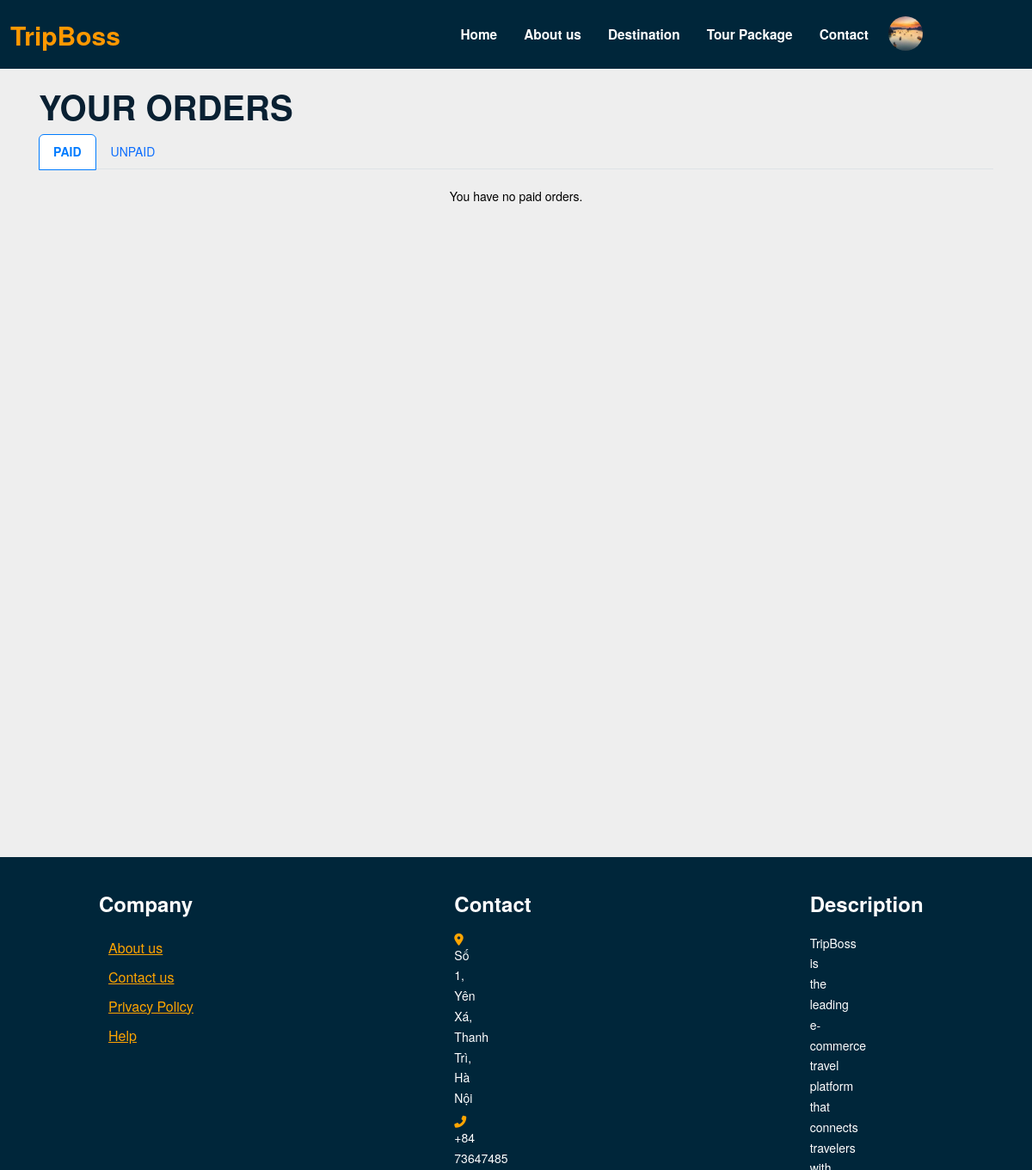
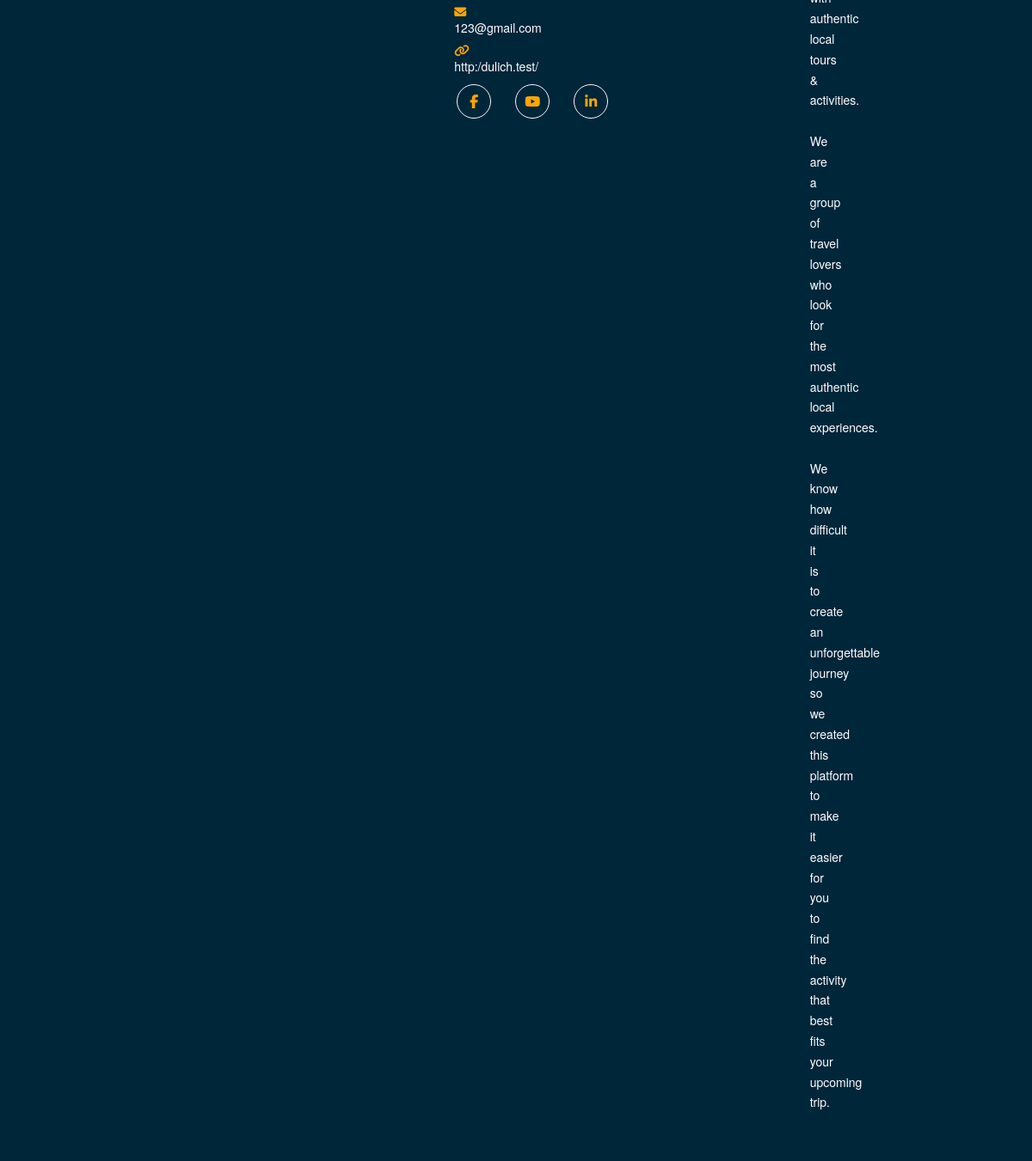
The page /pages/user_orders.php (signed in) on the database its author committed (2 pictures, top to bottom).
### tables this page shows
CREATE TABLE `settings` (
  `id` int NOT NULL,
  `setting_key` varchar(255) NOT NULL,
  `setting_value` text NOT NULL
);

### admin/setting/function.php (called while the page is built, shortened)
<?php
function get_setting($con, $key)
{
    $sql = "SELECT setting_value FROM settings WHERE setting_key = ?";
    $stmt = $con->prepare($sql);
    $stmt->bind_param("s", $key);
    $stmt->execute();
    $result = $stmt->get_result();
    if ($result->num_rows > 0) {
        $row = $result->fetch_assoc();
        return $row['setting_value'];
    } else {
        $stmt->close();
        return "";
    }
}

### pages/user_orders.php (the view, shortened to what this page needs)
<?php
require('/laragon/www/dulich/include/nav.php');
require('/laragon/www/dulich/connection.php');
$paid_orders = [];
?>
<?php require('/laragon/www/dulich/include/Huser_order.php') ?>
<body>
    <div class="container" style="margin-top: 100px;">
        <h1>YOUR ORDERS</h1>
        <ul class="nav nav-tabs" id="orderTabs" role="tablist">
            <li class="nav-item">
                <a class="nav-link active" id="paid-tab" data-toggle="tab" href="#paid" role="tab" aria-controls="paid" aria-selected="true">PAID</a>
            </li>
            <li class="nav-item">
                <a class="nav-link" id="unpaid-tab" data-toggle="tab" href="#unpaid" role="tab" aria-controls="unpaid" aria-selected="false">UNPAID</a>
            </li>
        </ul>
        <div class="tab-content" id="orderTabsContent">
            <div class="tab-pane fade show active" id="paid" role="tabpanel" aria-labelledby="paid-tab">
                <?php if (!empty($paid_orders)) : ?>
                    <?php foreach ($paid_orders as $order) : ?>
                        <div class="order-card">
                            <div class="image-container">
                                <img src="/admin/anh/<?php echo $order['image']; ?>" alt="Tour Image">
                            </div>
                            <div class="order-details">
                                <h5><?php echo $order['tour_name']; ?></h5>
                                <p class="badge badge-info">Order now, use immediately</p>
                                <p class="description" style="text-align:left;"><?php echo $order['description']; ?></p>
                                <p class="order-status" style="text-align:left;
                                <?php
                                    if ($order['status'] == 'Cancelled') {
                                echo 'color: red !important;';
                                } elseif ($order['status'] == 'Complete') {
                                    echo 'color: green !important;';
                                } else {
                                echo 'color: black !important;';
                                }
                                ?>">
                                    Status: <?php echo $order['status']; ?>
                                </p>
                                <div class="order-rating" style="text-align:left;">
                                    <?php
                                    $average_rating = round($order['average_rating'], 1);
                                    for ($i = 1; $i <= 5; $i++) {
                                        if ($i <= $average_rating) {
                                            echo '<i class="fas fa-star"></i>';
                                        } elseif ($i - $average_rating < 1 && $i - $average_rating > 0) {
                                            echo '<i class="fas fa-star-half-alt"></i>';
                                        } else {
                                            echo '<i class="far fa-star"></i>';
                                        }
                                    }
                                    ?>
                                    (<?php echo $average_rating; ?> star)
                                </div>
                                <p class="price2" style="text-align: left;"><?php echo number_format($order['total_price']); ?> ₫</p>
                            </div>
                            <div class="order-actions">
                                <button class="btn btn-primary" onclick="viewOrderDetails(<?php echo $order['booking_id']; ?>)">View Details</button>
                                <button class="btn btn-secondary" onclick="showRateModal(<?php echo $order['tour_id']; ?>)">Evaluate</button>
                            </div>
                        </div>
                    <?php endforeach; ?>
                <?php else : ?>
                    <p>You have no paid orders.</p>
                <?php endif; ?>
            </div>
        </div>
    </div>
    <?php require('/laragon/www/dulich/include/footer.php'); ?>
</body>
</html>

### include/footer.php (shortened to what this page needs)
<?php
require_once '/laragon/www/dulich/connection.php';
require_once '/laragon/www/dulich/admin/setting/function.php';
$newsletter = get_setting($con, 'newsletter');
$facebook_link = get_setting($con, 'facebook_link');
$youtube_link = get_setting($con, 'youtube_link');
$linkedin_link = get_setting($con, 'linkedin_link');
$about_us_text = get_setting($con, 'about_us_text');
$contact_us_text = get_setting($con, 'contact_us_text');
$privacy_policy_text = get_setting($con, 'privacy_policy_text');
$help_text = get_setting($con, 'help_text');
$address = get_setting($con, 'address');
$phone = get_setting($con, 'phone');
$email = get_setting($con, 'email');
$website = get_setting($con, 'website');
?>
<head>
</head>
<body>
    <div class="container-fluid footer">
        <div class="footer-column">
            <h4 class="text-white">Company</h4>
            <a href="" class="btn btn-link" style="color: orange;" name="about_us_link"><?php echo htmlspecialchars($about_us_text); ?></a><br>
            <a href="" class="btn btn-link" style="color: orange;" name="contact_us_link"><?php echo htmlspecialchars($contact_us_text); ?></a><br>
            <a href="" class="btn btn-link" style="color: orange;" name="privacy_policy_link"><?php echo htmlspecialchars($privacy_policy_text); ?></a><br>
            <a href="" class="btn btn-link" style="color: orange;" name="help_link"><?php echo htmlspecialchars($help_text); ?></a>
        </div>
        <div class="footer-column">
            <h4 class="text-white">Contact</h4>
            <p class="mb-2" style="margin-right: 285px; "><i class="fa fa-map-marker-alt me-3" style="color: orange;"></i><?php echo nl2br(htmlspecialchars($address)); ?></p>
            <p class="mb-2" style="margin-right: 280px; "><i class="fa fa-phone-alt me-3" style="color: orange;"></i><?php echo nl2br(htmlspecialchars($phone)); ?></p>
            <p class="mb-2" style="margin-right: 268px;" ><i class="fa fa-envelope me-3" style="color: orange;"></i><?php echo nl2br(htmlspecialchars($email)); ?></p>
            <p class="mb-2" style="margin-right: 268px;"><i class="fa fa-link me-3" style="color: orange;"></i><?php echo nl2br(htmlspecialchars($website)); ?></p>
            <div class="social-icons">
                <a href="<?php echo htmlspecialchars($facebook_link); ?>" class="btn btn-outline-light btn-social">
                    <i class="fab fa-facebook-f"></i>
                </a>
                <a href="<?php echo htmlspecialchars($youtube_link); ?>" class="btn btn-outline-light btn-social">
                    <i class="fab fa-youtube"></i>
                </a>
                <a href="<?php echo htmlspecialchars($linkedin_link); ?>" class="btn btn-outline-light btn-social">
                    <i class="fab fa-linkedin-in"></i>
                </a>
            </div>
        </div>
        <div class="footer-column">
            <h4 class="text-white">Description</h4>
            <p style="margin-right: 315px;"><?php echo nl2br(htmlspecialchars($newsletter)); ?></p>
        </div>
    </div>
</body>
</html>

### assets/css/style.css (style rules this page uses)
body { font-family: Cambria, Cochin, Georgia, Times, 'Times New Roman', serif; line-height: 1.7; color: #516171; }
h1, h2, h3, h4, h5, h6 { font-weight: 600 !important; color: #092032; }
a { color: #092032; text-decoration: none; transition: all 0.4s ease; font-weight: 500; }
body { font-family: 'Arial', sans-serif; margin: 0; padding: 0; }
body { padding-top: 70px; }
.btn { padding: 4px 7px; font-weight: 500; margin-left: 3px; }
.container { width: 100%; padding-right: 15px; padding-left: 15px; margin-right: auto; margin-left: auto; }
html, body { position: relative; height: 100%; }
body { background: #eee; font-family: Helvetica Neue, Helvetica, Arial, sans-serif; font-size: 14px; color: #000; margin: 0; padding: 0; }

### assets/css/des.css (style rules this page uses)
body { font-family: Arial, sans-serif; }

### assets/css/user_orders.css (style rules this page uses)
.tab-content>.tab-pane { padding-top: 20px; }
.nav-tabs .nav-link.active { font-weight: bold; color: #007bff !important; border-color: #007bff !important; }
div#orderTabsContent { height: 100vh; overflow-y: auto; }

### assets/css/wishlist.css (style rules this page uses)
p { text-align: center; }

### assets/css/tour_detail.css (style rules this page uses)
.container { position: relative; z-index: 1; }

### include/Huser_order.php (style rules this page uses)
.tab-content>.tab-pane { padding-top: 20px; }
.nav-tabs .nav-link.active { font-weight: bold; color: #007bff !important; border-color: #007bff !important; }
div#orderTabsContent { height: 100vh; overflow-y: auto; }

### include/footer.php (style rules this page uses)
.footer { width: 100%; background-color: #00263A; color: #fff; padding: 40px 0; display: flex; justify-content: center; align-items: flex-start; gap: 40px; }
.footer a { color: orange; }
.btn-social { border-radius: 50%; margin-right: 10px; display: flex; justify-content: center; align-items: center; width: 40px; height: 40px; }
.footer-column { flex: 1; min-width: 200px; margin-left: 115px; }
.footer h4 { margin-bottom: 20px; }
.social-icons { display: flex; gap: 15px; }

### rows shown on the page
settings: setting_value "About us"
settings: setting_value "Contact us"
settings: setting_value "Privacy Policy"
settings: setting_value "Help"
settings: setting_value "Số 1, Yên Xá, Thanh Trì, Hà Nội"
settings: setting_value "+84 73647485"
settings: setting_value "123@gmail.com"
settings: setting_value "http:/dulich.test/"
settings: setting_value "TripBoss is the leading e-commerce travel platform that connects travelers with authentic local tours & activities. We are a group of travel lovers who look for the most authentic local experiences. We know how difficult it is to create an unforgettable journey so we created this platform to make it easier for you to find the activity that best fits your upcoming trip."
